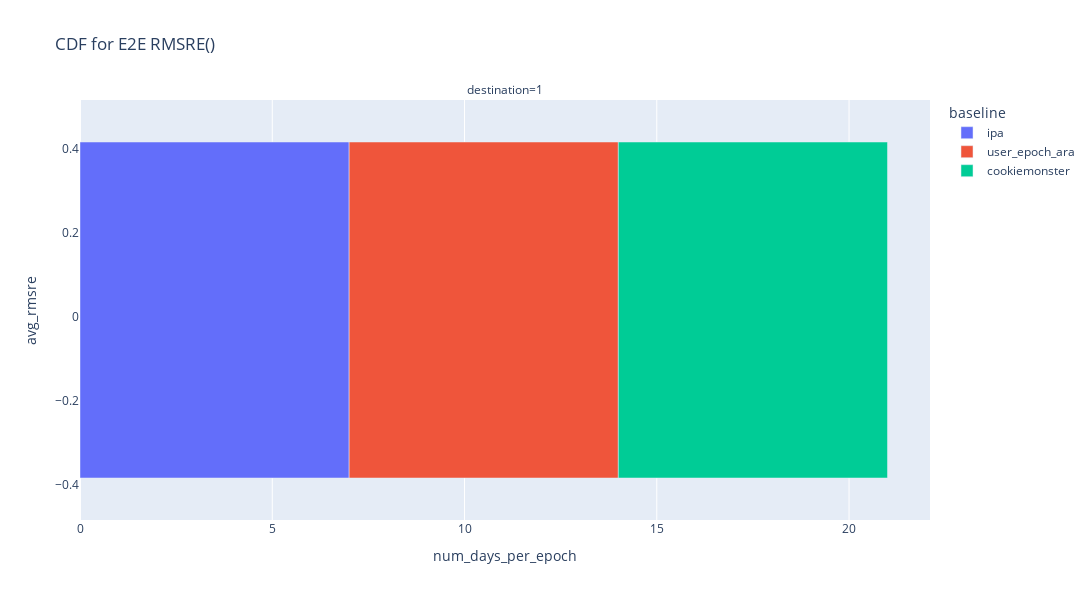
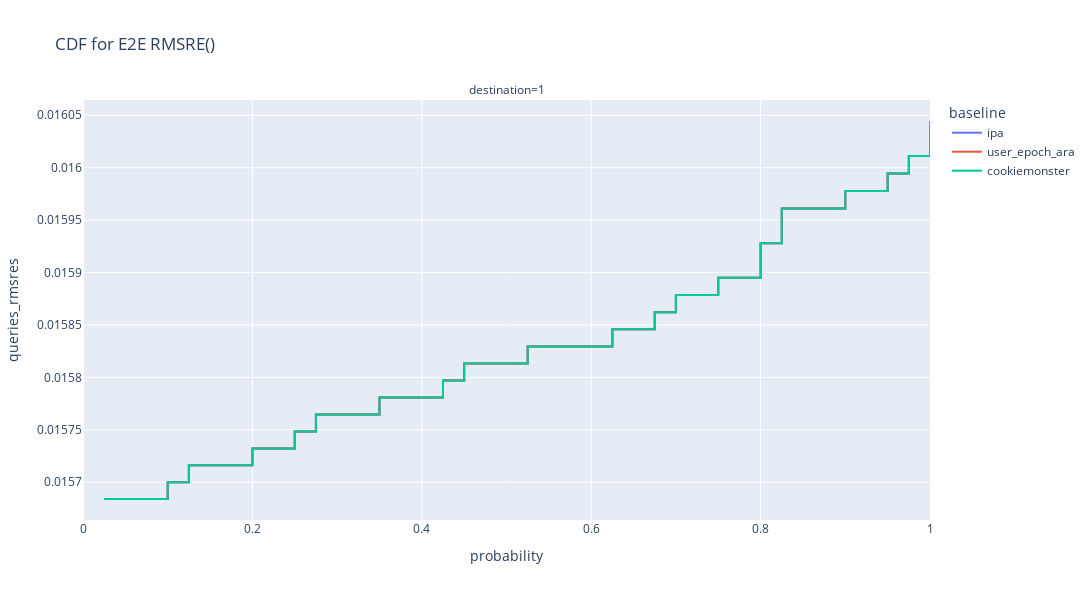

Notebook code cell kept with these figures, in order:
### Code cell
path = "ray/microbenchmark/varying_knob1"
df = analyze_results(path, "bias")
plot_bias_avg_rmsre(df, x_axis="num_days_per_epoch", log_y=False)
plot_bias_rmsre_cdf(df)

### Figure 1 — Plotly figure (JSON) as saved in the notebook; plotly's stock layout.template omitted (floating-point values rounded to 4 significant figures)
{"data": [{"alignmentgroup": "True", "hovertemplate": "baseline=ipa<br>destination=1<br>num_days_per_epoch=%{x}<br>avg_rmsre=%{y}<extra></extra>", "legendgroup": "ipa", "marker": {"color": "#636efa", "pattern": {"shape": ""}}, "name": "ipa", "offsetgroup": "ipa", "orientation": "h", "showlegend": true, "textposition": "auto", "type": "bar", "x": [7], "xaxis": "x", "y": [0.01583], "yaxis": "y"}, {"alignmentgroup": "True", "hovertemplate": "baseline=user_epoch_ara<br>destination=1<br>num_days_per_epoch=%{x}<br>avg_rmsre=%{y}<extra></extra>", "legendgroup": "user_epoch_ara", "marker": {"color": "#EF553B", "pattern": {"shape": ""}}, "name": "user_epoch_ara", "offsetgroup": "user_epoch_ara", "orientation": "h", "showlegend": true, "textposition": "auto", "type": "bar", "x": [7], "xaxis": "x", "y": [0.01583], "yaxis": "y"}, {"alignmentgroup": "True", "hovertemplate": "baseline=cookiemonster<br>destination=1<br>num_days_per_epoch=%{x}<br>avg_rmsre=%{y}<extra></extra>", "legendgroup": "cookiemonster", "marker": {"color": "#00cc96", "pattern": {"shape": ""}}, "name": "cookiemonster", "offsetgroup": "cookiemonster", "orientation": "h", "showlegend": true, "textposition": "auto", "type": "bar", "x": [7], "xaxis": "x", "y": [0.01583], "yaxis": "y"}], "layout": {"annotations": [{"showarrow": false, "text": "destination=1", "x": 0.5, "xanchor": "center", "xref": "paper", "y": 1, "yanchor": "bottom", "yref": "paper"}], "barmode": "relative", "height": 600, "legend": {"title": {"text": "baseline"}, "tracegroupgap": 0}, "title": {"text": "CDF for E2E RMSRE()"}, "width": 1100, "xaxis": {"anchor": "y", "autorange": true, "domain": [0, 1], "range": [0, 22.11], "title": {"text": "num_days_per_epoch"}, "type": "linear"}, "yaxis": {"anchor": "x", "autorange": true, "domain": [0, 1], "range": [-0.4842, 0.5158], "title": {"text": "avg_rmsre"}, "type": "linear"}}}

### Figure 2 — Plotly figure (JSON) as saved in the notebook; plotly's stock layout.template omitted (floating-point values rounded to 4 significant figures)
{"data": [{"hovertemplate": "baseline=ipa<br>destination=1<br>probability=%{x}<br>queries_rmsres=%{y}<extra></extra>", "legendgroup": "ipa", "line": {"dash": "solid", "shape": "hv"}, "marker": {"color": "#636efa", "symbol": "circle"}, "mode": "lines", "name": "ipa", "orientation": "h", "showlegend": true, "type": "scatter", "visible": true, "x": [0.025, 0.05, 0.075, 0.1, 0.125, 0.15, 0.175, 0.2, 0.225, 0.25, 0.275, 0.3, 0.325, 0.35, 0.375, 0.4, 0.425, 0.45, 0.475, 0.5, 0.525, 0.55, 0.575, 0.6, 0.625, 0.65, 0.675, 0.7, 0.725, 0.75, 0.775, 0.8, 0.825, 0.85, 0.875, 0.9, 0.925, 0.95, 0.975, 1], "xaxis": "x", "y": [0.01568, 0.01568, 0.01568, 0.0157, 0.01572, 0.01572, 0.01572, 0.01573, 0.01573, 0.01575, 0.01576, 0.01576, 0.01576, 0.01578, 0.01578, 0.01578, 0.0158, 0.01581, 0.01581, 0.01581, 0.01583, 0.01583, 0.01583, 0.01583, 0.01585, 0.01585, 0.01586, 0.01588, 0.01588, 0.0159, 0.0159, 0.01593, 0.01596, 0.01596, 0.01596, 0.01598, 0.01598, 0.01599, 0.01601, 0.01604], "yaxis": "y"}, {"hovertemplate": "baseline=user_epoch_ara<br>destination=1<br>probability=%{x}<br>queries_rmsres=%{y}<extra></extra>", "legendgroup": "user_epoch_ara", "line": {"dash": "solid", "shape": "hv"}, "marker": {"color": "#EF553B", "symbol": "circle"}, "mode": "lines", "name": "user_epoch_ara", "orientation": "h", "showlegend": true, "type": "scatter", "visible": true, "x": [0.025, 0.05, 0.075, 0.1, 0.125, 0.15, 0.175, 0.2, 0.225, 0.25, 0.275, 0.3, 0.325, 0.35, 0.375, 0.4, 0.425, 0.45, 0.475, 0.5, 0.525, 0.55, 0.575, 0.6, 0.625, 0.65, 0.675, 0.7, 0.725, 0.75, 0.775, 0.8, 0.825, 0.85, 0.875, 0.9, 0.925, 0.95, 0.975, 1], "xaxis": "x", "y": [0.01568, 0.01568, 0.01568, 0.0157, 0.01572, 0.01572, 0.01572, 0.01573, 0.01573, 0.01575, 0.01576, 0.01576, 0.01576, 0.01578, 0.01578, 0.01578, 0.0158, 0.01581, 0.01581, 0.01581, 0.01583, 0.01583, 0.01583, 0.01583, 0.01585, 0.01585, 0.01586, 0.01588, 0.01588, 0.0159, 0.0159, 0.01593, 0.01596, 0.01596, 0.01596, 0.01598, 0.01598, 0.01599, 0.01601, 0.01604], "yaxis": "y"}, {"hovertemplate": "baseline=cookiemonster<br>destination=1<br>probability=%{x}<br>queries_rmsres=%{y}<extra></extra>", "legendgroup": "cookiemonster", "line": {"dash": "solid", "shape": "hv"}, "marker": {"color": "#00cc96", "symbol": "circle"}, "mode": "lines", "name": "cookiemonster", "orientation": "h", "showlegend": true, "type": "scatter", "visible": true, "x": [0.025, 0.05, 0.075, 0.1, 0.125, 0.15, 0.175, 0.2, 0.225, 0.25, 0.275, 0.3, 0.325, 0.35, 0.375, 0.4, 0.425, 0.45, 0.475, 0.5, 0.525, 0.55, 0.575, 0.6, 0.625, 0.65, 0.675, 0.7, 0.725, 0.75, 0.775, 0.8, 0.825, 0.85, 0.875, 0.9, 0.925, 0.95, 0.975, 1], "xaxis": "x", "y": [0.01568, 0.01568, 0.01568, 0.0157, 0.01572, 0.01572, 0.01572, 0.01573, 0.01573, 0.01575, 0.01576, 0.01576, 0.01576, 0.01578, 0.01578, 0.01578, 0.0158, 0.01581, 0.01581, 0.01581, 0.01583, 0.01583, 0.01583, 0.01583, 0.01585, 0.01585, 0.01586, 0.01588, 0.01588, 0.0159, 0.0159, 0.01593, 0.01596, 0.01596, 0.01596, 0.01598, 0.01598, 0.01599, 0.01601, 0.01604], "yaxis": "y"}], "layout": {"annotations": [{"showarrow": false, "text": "destination=1", "x": 0.5, "xanchor": "center", "xref": "paper", "y": 1, "yanchor": "bottom", "yref": "paper"}], "height": 600, "legend": {"title": {"text": "baseline"}, "tracegroupgap": 0}, "title": {"text": "CDF for E2E RMSRE()"}, "width": 1100, "xaxis": {"anchor": "y", "autorange": true, "domain": [0, 1], "range": [0, 1], "rangemode": "tozero", "title": {"text": "probability"}, "type": "linear"}, "yaxis": {"anchor": "x", "autorange": true, "domain": [0, 1], "range": [0.01566, 0.01606], "title": {"text": "queries_rmsres"}, "type": "linear"}}}
